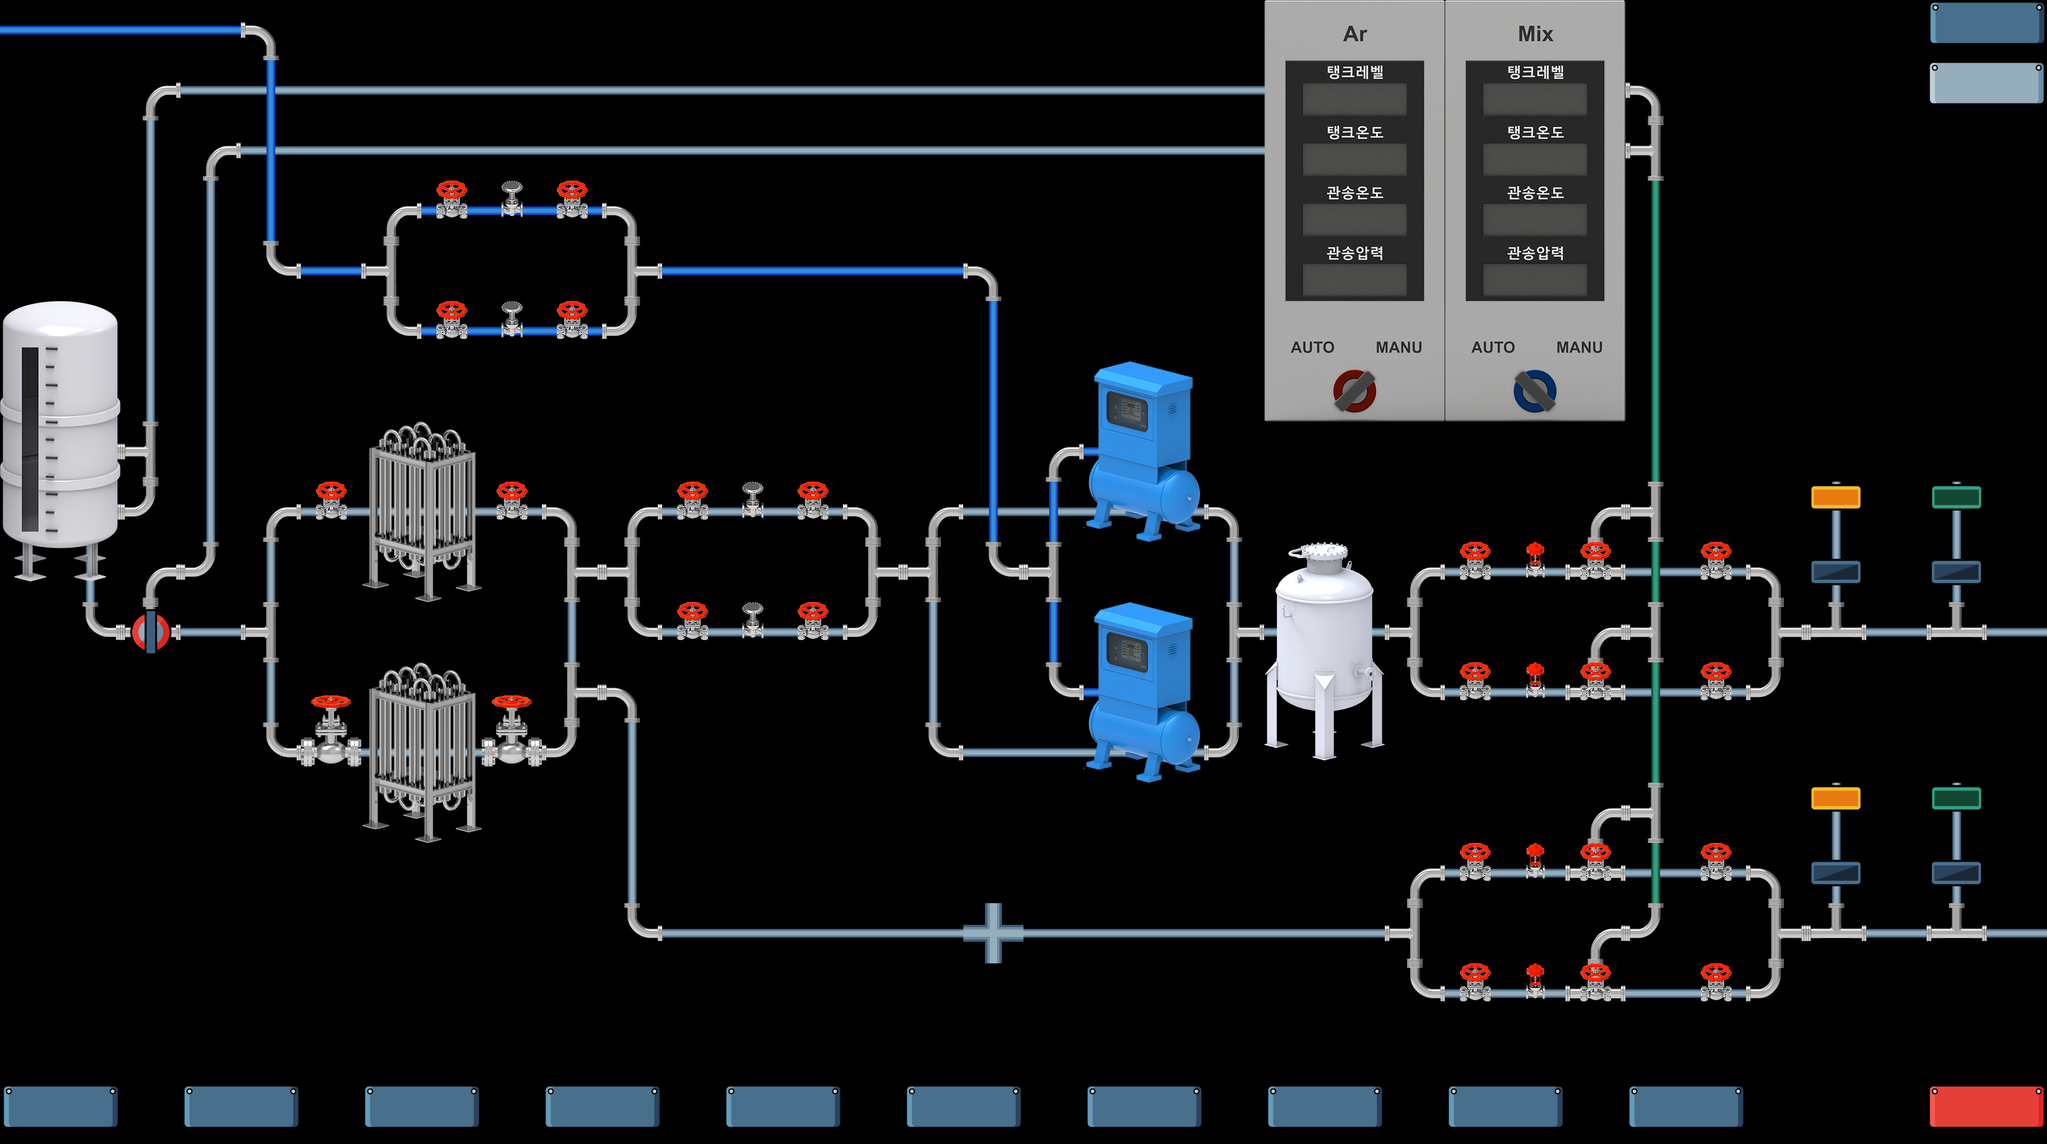

This is a level from a 2D game, rendered from its Tiled map with the project's own tilesets. A one-line summary and the map file follow, with tile-layer data summarised:
An orthogonal 34x19 tile map with 100x100 px tiles, 5 tile layers (pipe, pipe2, container, digital, ...).

<map version="1.10" tiledversion="1.10.1" orientation="orthogonal" renderorder="right-down" width="34" height="19" tilewidth="100" tileheight="100" infinite="0" nextlayerid="13" nextobjectid="1">
 <editorsettings>
  <export target="../psg-dma.tmj" format="json" />
 </editorsettings>
 <tileset firstgid="1" name="tiles" tilewidth="100" tileheight="100" tilecount="330" columns="10">
  <image source="map.png" width="1000" height="3300" />
 </tileset>
 <layer id="8" name="pipe" width="34" height="19">
  <data>[646 cells, 183 non-empty, 9 distinct tile ids]</data>
 </layer>
 <layer id="9" name="pipe2" width="34" height="19">
  <data>[646 cells, 65 non-empty, 11 distinct tile ids]</data>
 </layer>
 <layer id="7" name="container" width="34" height="19">
  <data>[646 cells, 42 non-empty, 30 distinct tile ids]</data>
 </layer>
 <layer id="10" name="digital" width="34" height="19">
  <data>[646 cells, 36 non-empty, 7 distinct tile ids]</data>
 </layer>
 <layer id="11" name="analog" width="34" height="19">
  <data>[646 cells, 76 non-empty, 51 distinct tile ids]</data>
 </layer>
</map>
